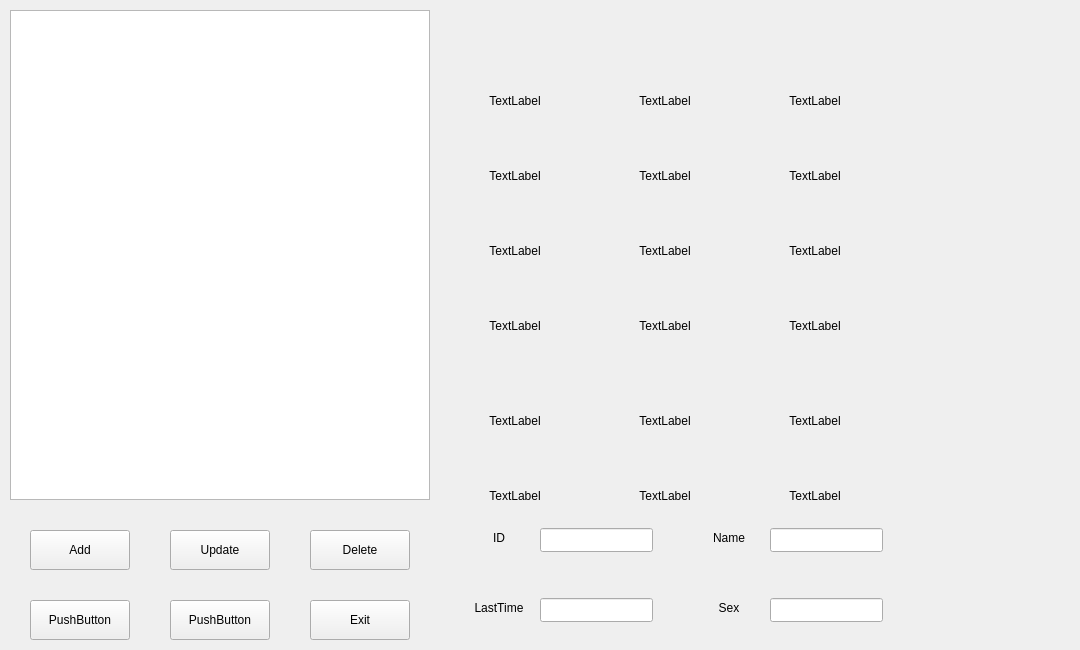
<?xml version="1.0" encoding="UTF-8"?>
<ui version="4.0">
 <class>MyWidget</class>
 <widget class="QWidget" name="MyWidget">
  <property name="geometry">
   <rect>
    <x>0</x>
    <y>0</y>
    <width>1080</width>
    <height>650</height>
   </rect>
  </property>
  <property name="windowTitle">
   <string>Form</string>
  </property>
  <widget class="QTableView" name="tableView">
   <property name="geometry">
    <rect>
     <x>10</x>
     <y>10</y>
     <width>420</width>
     <height>490</height>
    </rect>
   </property>
   <property name="sizeAdjustPolicy">
    <enum>QAbstractScrollArea::AdjustIgnored</enum>
   </property>
  </widget>
  <widget class="QLabel" name="labelShow_1">
   <property name="geometry">
    <rect>
     <x>470</x>
     <y>38</y>
     <width>90</width>
     <height>125</height>
    </rect>
   </property>
   <property name="text">
    <string>TextLabel</string>
   </property>
   <property name="alignment">
    <set>Qt::AlignCenter</set>
   </property>
  </widget>
  <widget class="QLabel" name="labelShow_2">
   <property name="geometry">
    <rect>
     <x>620</x>
     <y>38</y>
     <width>90</width>
     <height>125</height>
    </rect>
   </property>
   <property name="text">
    <string>TextLabel</string>
   </property>
   <property name="alignment">
    <set>Qt::AlignCenter</set>
   </property>
  </widget>
  <widget class="QLabel" name="labelShow_3">
   <property name="geometry">
    <rect>
     <x>770</x>
     <y>38</y>
     <width>90</width>
     <height>125</height>
    </rect>
   </property>
   <property name="text">
    <string>TextLabel</string>
   </property>
   <property name="alignment">
    <set>Qt::AlignCenter</set>
   </property>
  </widget>
  <widget class="QLabel" name="labeltext3">
   <property name="geometry">
    <rect>
     <x>786</x>
     <y>168</y>
     <width>58</width>
     <height>15</height>
    </rect>
   </property>
   <property name="text">
    <string>TextLabel</string>
   </property>
   <property name="alignment">
    <set>Qt::AlignCenter</set>
   </property>
  </widget>
  <widget class="QLabel" name="labeltext2">
   <property name="geometry">
    <rect>
     <x>636</x>
     <y>168</y>
     <width>58</width>
     <height>15</height>
    </rect>
   </property>
   <property name="text">
    <string>TextLabel</string>
   </property>
   <property name="alignment">
    <set>Qt::AlignCenter</set>
   </property>
  </widget>
  <widget class="QLabel" name="labeltext1">
   <property name="geometry">
    <rect>
     <x>486</x>
     <y>168</y>
     <width>58</width>
     <height>15</height>
    </rect>
   </property>
   <property name="text">
    <string>TextLabel</string>
   </property>
   <property name="alignment">
    <set>Qt::AlignCenter</set>
   </property>
  </widget>
  <widget class="QLabel" name="labelShow_4">
   <property name="geometry">
    <rect>
     <x>470</x>
     <y>188</y>
     <width>90</width>
     <height>125</height>
    </rect>
   </property>
   <property name="text">
    <string>TextLabel</string>
   </property>
   <property name="alignment">
    <set>Qt::AlignCenter</set>
   </property>
  </widget>
  <widget class="QLabel" name="labeltext4">
   <property name="geometry">
    <rect>
     <x>486</x>
     <y>318</y>
     <width>58</width>
     <height>15</height>
    </rect>
   </property>
   <property name="text">
    <string>TextLabel</string>
   </property>
   <property name="alignment">
    <set>Qt::AlignCenter</set>
   </property>
  </widget>
  <widget class="QLabel" name="labelShow_5">
   <property name="geometry">
    <rect>
     <x>620</x>
     <y>188</y>
     <width>90</width>
     <height>125</height>
    </rect>
   </property>
   <property name="text">
    <string>TextLabel</string>
   </property>
   <property name="alignment">
    <set>Qt::AlignCenter</set>
   </property>
  </widget>
  <widget class="QLabel" name="labelShow_6">
   <property name="geometry">
    <rect>
     <x>770</x>
     <y>188</y>
     <width>90</width>
     <height>125</height>
    </rect>
   </property>
   <property name="text">
    <string>TextLabel</string>
   </property>
   <property name="alignment">
    <set>Qt::AlignCenter</set>
   </property>
  </widget>
  <widget class="QLabel" name="labelShow_7">
   <property name="geometry">
    <rect>
     <x>470</x>
     <y>358</y>
     <width>90</width>
     <height>125</height>
    </rect>
   </property>
   <property name="text">
    <string>TextLabel</string>
   </property>
   <property name="alignment">
    <set>Qt::AlignCenter</set>
   </property>
  </widget>
  <widget class="QLabel" name="labelShow_8">
   <property name="geometry">
    <rect>
     <x>620</x>
     <y>358</y>
     <width>90</width>
     <height>125</height>
    </rect>
   </property>
   <property name="text">
    <string>TextLabel</string>
   </property>
   <property name="alignment">
    <set>Qt::AlignCenter</set>
   </property>
  </widget>
  <widget class="QLabel" name="labelShow_9">
   <property name="geometry">
    <rect>
     <x>770</x>
     <y>358</y>
     <width>90</width>
     <height>125</height>
    </rect>
   </property>
   <property name="text">
    <string>TextLabel</string>
   </property>
   <property name="alignment">
    <set>Qt::AlignCenter</set>
   </property>
  </widget>
  <widget class="QLabel" name="labeltext7">
   <property name="geometry">
    <rect>
     <x>486</x>
     <y>488</y>
     <width>58</width>
     <height>15</height>
    </rect>
   </property>
   <property name="text">
    <string>TextLabel</string>
   </property>
   <property name="alignment">
    <set>Qt::AlignCenter</set>
   </property>
  </widget>
  <widget class="QLabel" name="labeltext8">
   <property name="geometry">
    <rect>
     <x>636</x>
     <y>488</y>
     <width>58</width>
     <height>15</height>
    </rect>
   </property>
   <property name="text">
    <string>TextLabel</string>
   </property>
   <property name="alignment">
    <set>Qt::AlignCenter</set>
   </property>
  </widget>
  <widget class="QLabel" name="labeltext9">
   <property name="geometry">
    <rect>
     <x>786</x>
     <y>488</y>
     <width>58</width>
     <height>15</height>
    </rect>
   </property>
   <property name="text">
    <string>TextLabel</string>
   </property>
   <property name="alignment">
    <set>Qt::AlignCenter</set>
   </property>
  </widget>
  <widget class="QLabel" name="labeltext5">
   <property name="geometry">
    <rect>
     <x>636</x>
     <y>318</y>
     <width>58</width>
     <height>15</height>
    </rect>
   </property>
   <property name="text">
    <string>TextLabel</string>
   </property>
   <property name="alignment">
    <set>Qt::AlignCenter</set>
   </property>
  </widget>
  <widget class="QLabel" name="labeltext6">
   <property name="geometry">
    <rect>
     <x>786</x>
     <y>318</y>
     <width>58</width>
     <height>15</height>
    </rect>
   </property>
   <property name="text">
    <string>TextLabel</string>
   </property>
   <property name="alignment">
    <set>Qt::AlignCenter</set>
   </property>
  </widget>
  <widget class="QLabel" name="labelId">
   <property name="geometry">
    <rect>
     <x>470</x>
     <y>530</y>
     <width>58</width>
     <height>15</height>
    </rect>
   </property>
   <property name="text">
    <string>ID</string>
   </property>
   <property name="alignment">
    <set>Qt::AlignCenter</set>
   </property>
  </widget>
  <widget class="QLabel" name="labelTime">
   <property name="geometry">
    <rect>
     <x>470</x>
     <y>600</y>
     <width>58</width>
     <height>15</height>
    </rect>
   </property>
   <property name="text">
    <string>LastTime</string>
   </property>
   <property name="alignment">
    <set>Qt::AlignCenter</set>
   </property>
  </widget>
  <widget class="QLabel" name="labelName">
   <property name="geometry">
    <rect>
     <x>700</x>
     <y>530</y>
     <width>58</width>
     <height>15</height>
    </rect>
   </property>
   <property name="text">
    <string>Name</string>
   </property>
   <property name="alignment">
    <set>Qt::AlignCenter</set>
   </property>
  </widget>
  <widget class="QLabel" name="labelSex">
   <property name="geometry">
    <rect>
     <x>700</x>
     <y>600</y>
     <width>58</width>
     <height>15</height>
    </rect>
   </property>
   <property name="text">
    <string>Sex</string>
   </property>
   <property name="alignment">
    <set>Qt::AlignCenter</set>
   </property>
  </widget>
  <widget class="QLineEdit" name="lineEditId">
   <property name="geometry">
    <rect>
     <x>540</x>
     <y>528</y>
     <width>113</width>
     <height>24</height>
    </rect>
   </property>
  </widget>
  <widget class="QLineEdit" name="lineEditTime">
   <property name="geometry">
    <rect>
     <x>540</x>
     <y>598</y>
     <width>113</width>
     <height>24</height>
    </rect>
   </property>
  </widget>
  <widget class="QLineEdit" name="lineEditName">
   <property name="geometry">
    <rect>
     <x>770</x>
     <y>528</y>
     <width>113</width>
     <height>24</height>
    </rect>
   </property>
  </widget>
  <widget class="QLineEdit" name="lineEditSex">
   <property name="geometry">
    <rect>
     <x>770</x>
     <y>598</y>
     <width>113</width>
     <height>24</height>
    </rect>
   </property>
  </widget>
  <widget class="QPushButton" name="pushButtonDelete">
   <property name="geometry">
    <rect>
     <x>310</x>
     <y>530</y>
     <width>100</width>
     <height>40</height>
    </rect>
   </property>
   <property name="text">
    <string>Delete</string>
   </property>
  </widget>
  <widget class="QPushButton" name="pushButtonUpdate">
   <property name="geometry">
    <rect>
     <x>170</x>
     <y>530</y>
     <width>100</width>
     <height>40</height>
    </rect>
   </property>
   <property name="text">
    <string>Update</string>
   </property>
  </widget>
  <widget class="QPushButton" name="pushButtonExit">
   <property name="geometry">
    <rect>
     <x>310</x>
     <y>600</y>
     <width>100</width>
     <height>40</height>
    </rect>
   </property>
   <property name="text">
    <string>Exit</string>
   </property>
  </widget>
  <widget class="QPushButton" name="pushButtonAdd">
   <property name="geometry">
    <rect>
     <x>30</x>
     <y>530</y>
     <width>100</width>
     <height>40</height>
    </rect>
   </property>
   <property name="text">
    <string>Add</string>
   </property>
  </widget>
  <widget class="QPushButton" name="pushButton_4">
   <property name="geometry">
    <rect>
     <x>30</x>
     <y>600</y>
     <width>100</width>
     <height>40</height>
    </rect>
   </property>
   <property name="text">
    <string>PushButton</string>
   </property>
  </widget>
  <widget class="QPushButton" name="pushButton_5">
   <property name="geometry">
    <rect>
     <x>170</x>
     <y>600</y>
     <width>100</width>
     <height>40</height>
    </rect>
   </property>
   <property name="text">
    <string>PushButton</string>
   </property>
  </widget>
 </widget>
 <resources/>
 <connections/>
</ui>
